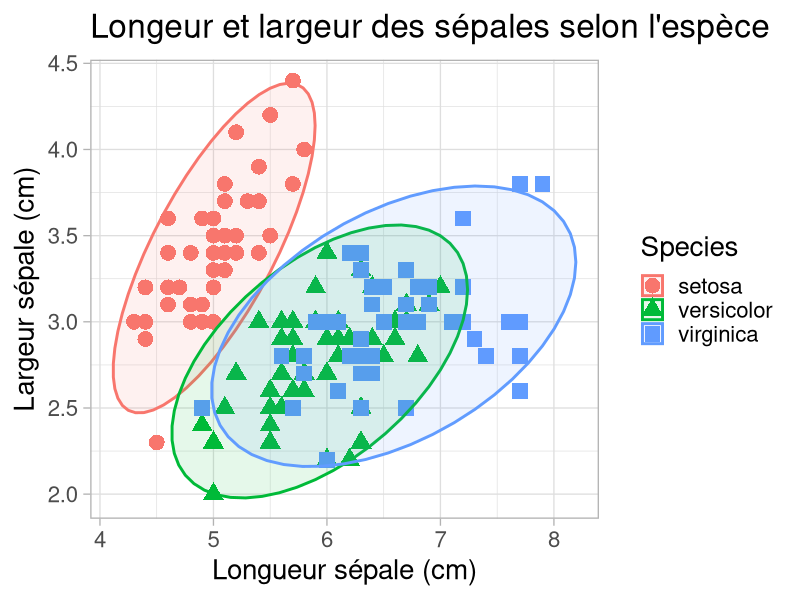

R code for this plot:
head(iris)
library(ggplot2)
ggplot(data = iris, aes(x = Sepal.Length, y = Sepal.Width,
                        color = Species , shape = Species)) +
  geom_point(size = 5) + 
  stat_ellipse(geom = "polygon", type = "norm", linetype = "solid",
               size = 1, alpha = 0.1, aes(fill = Species)) +
  labs(title = "Longeur et largeur des sépales selon l'espèce",
       x = "Longueur sépale (cm)", y = "Largeur sépale (cm)") +
  theme_light(base_size = 20)
